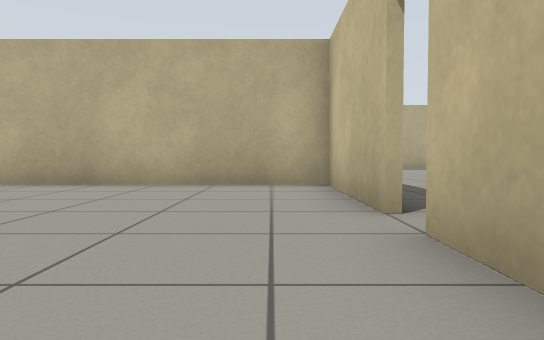
[1] (above)

24 first-person views from a walk through a world built for the Gazebo simulator. The camera is 0.5 m above the floor, tilts 2° down and sees 70° across. The floor is counted in squares, 1 m on a side. Each view is taken from the middle of a square. On the plan, view 1 faces up. The plan holds only what a view shows up to about 9 squares ahead; the rest is blank. The place goes on beyond the plan.

[2]
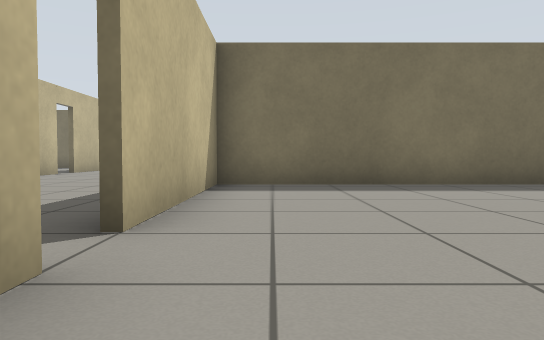

[3]
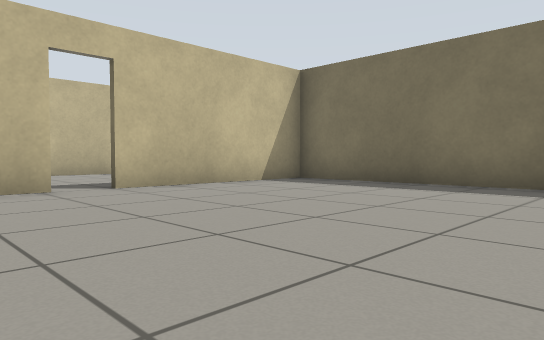

[4]
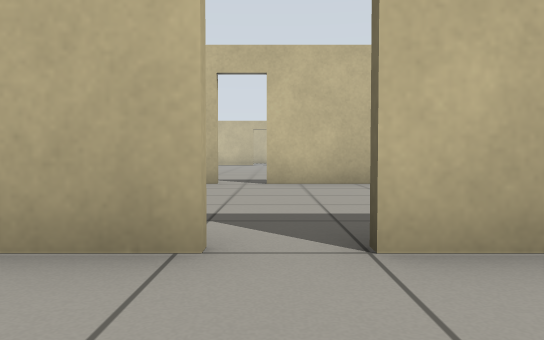

[5]
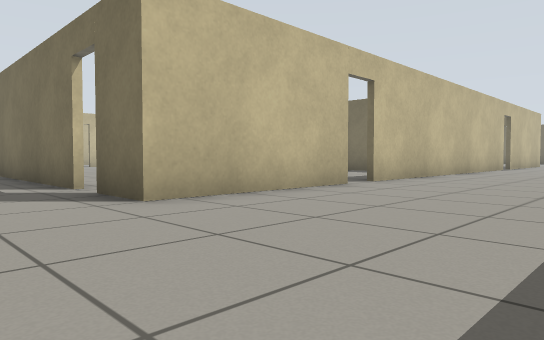

[6]
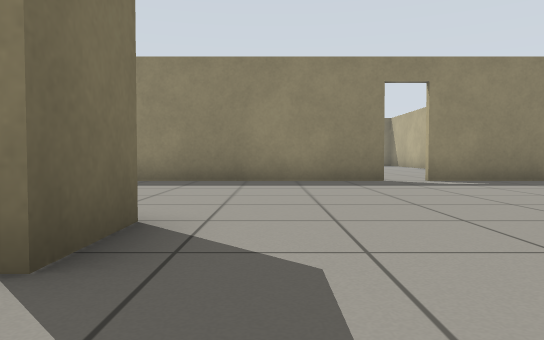

[7]
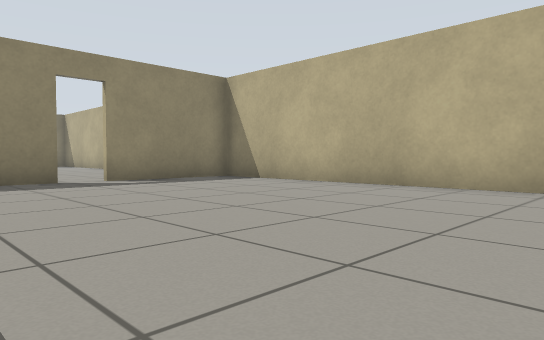

[8]
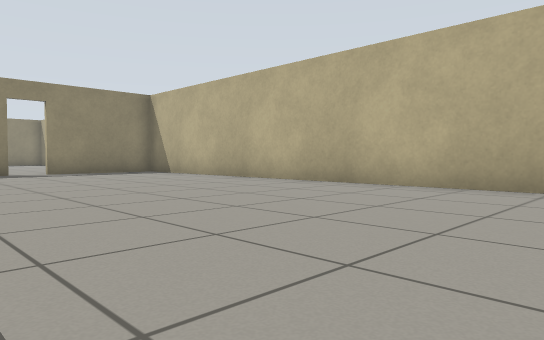

[9]
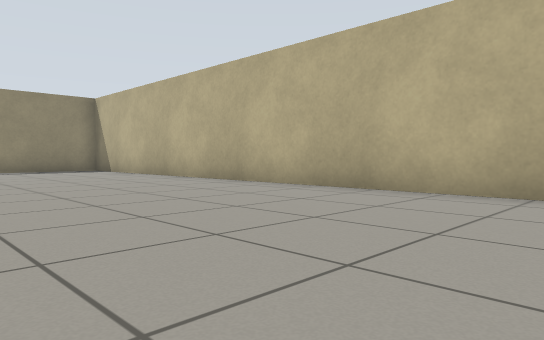

[10]
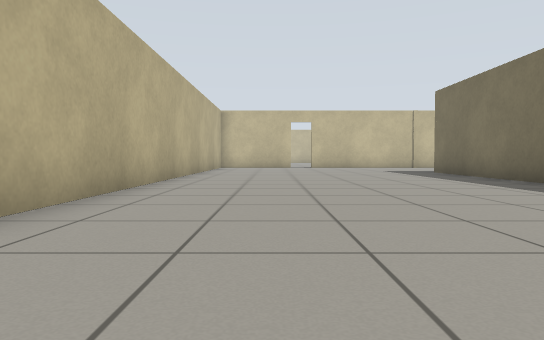

[11]
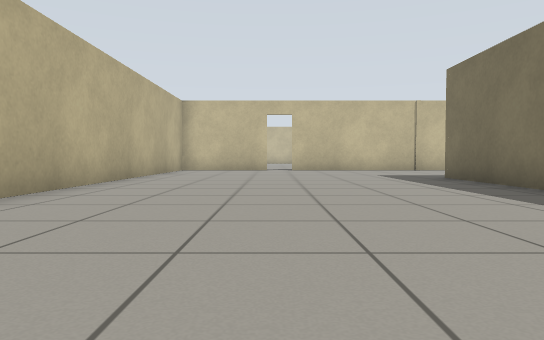

[12]
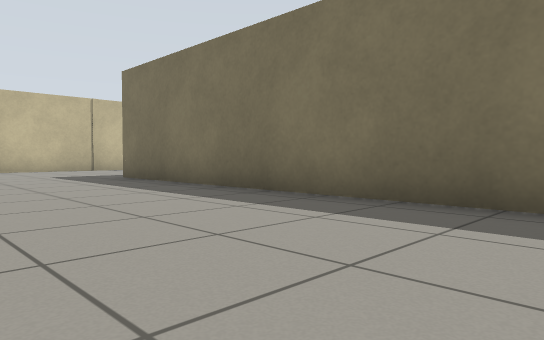

[13]
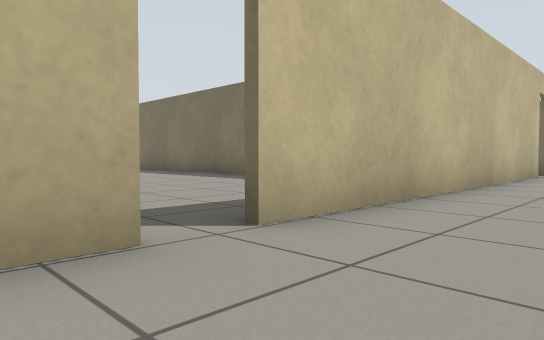

[14]
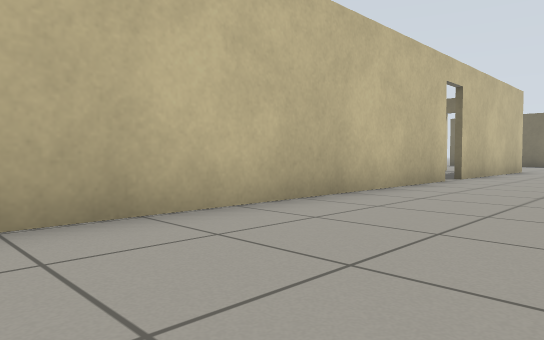

[15]
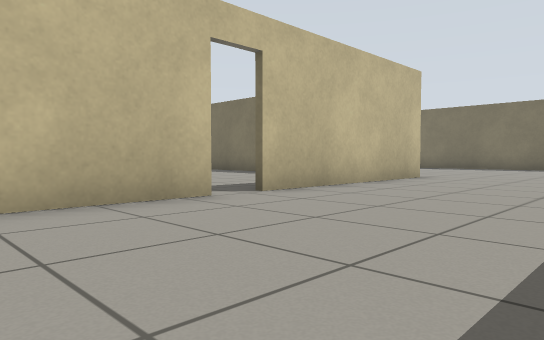

[16]
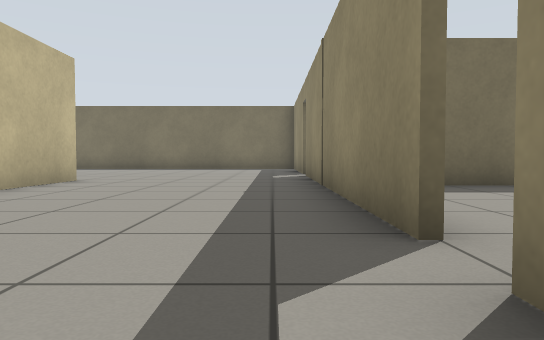

[17]
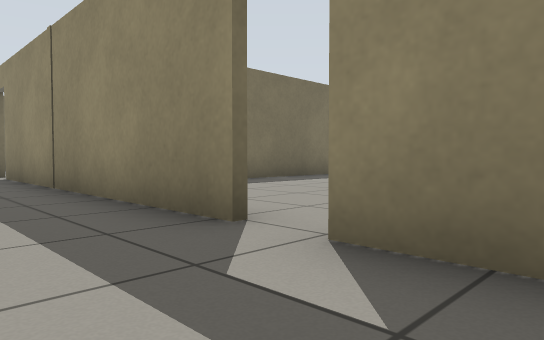

[18]
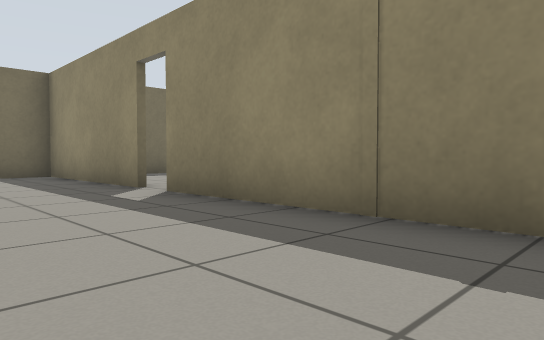

[19]
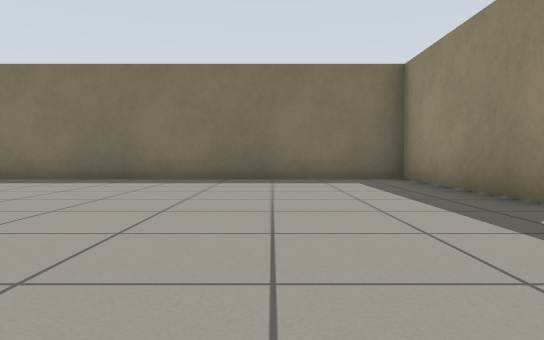

[20]
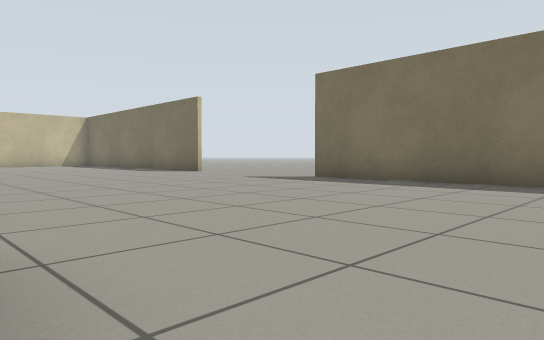

[21]
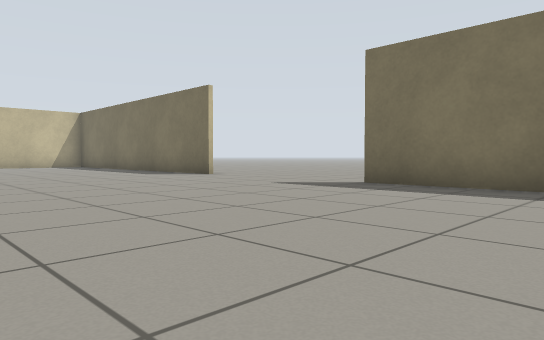

[22]
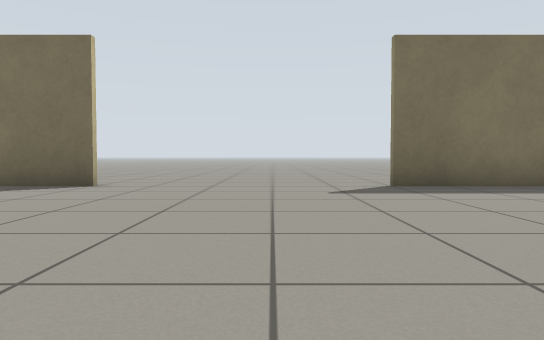

[23]
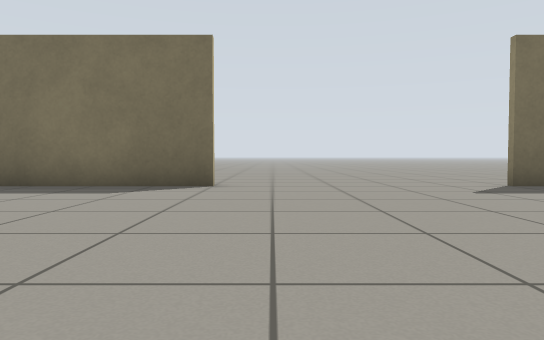

[24]
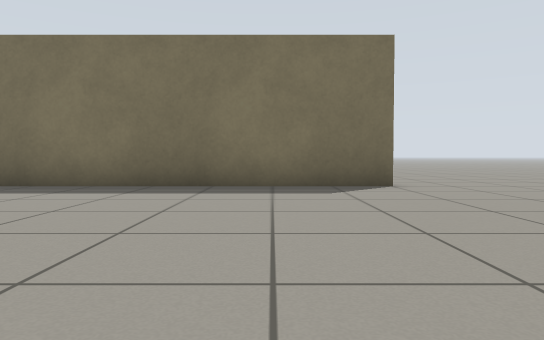

### Floor plan
Points are (right, up) in squares from view 1. A wall is a line through its corners. A room is listed if a view was taken in it or the views show most of it. See-through windows are left out.
Room 1 (views 1, 2, 3, 4)
walls: (1, 3.2) (1, 6.7) (-4.7, 6.7); (-4.9, -1.9) (1, -1.9) (1, 2.5)
ways out: open door at (1, 3) to room 2
Room 2 (views 5, 6, 7, 8, 9, 10, 11, 12, 13, 14, 15, 16, 17, 18, 19, 20, 21, 22, 23, 24)
walls: (6, -6) (6, 3.1); (1.1, -4.2) (1.1, -5.5); (1.1, -6.2) (1.1, -14.1); (6, -12.1) (6, -6.7); (6, 3.9) (6, 8) (7.4, 8); (1.1, -14.9) (1.1, -19.5) (11, -19.5); (8.3, 8) (21.1, 8); (1.1, 11.4) (1.1, 6.2); (15.9, -19.5) (21.5, -19.5); (1.1, 14.6) (1.1, 12.1); (21.1, 15.2) (2.4, 15.2)
ways out: open door at (1, 3) to room 1; open door at (1, -14.5); open door at (1, -6); open door at (1, 11.5); open door at (6, -6.5); open door at (6, 3.5); open door at (8, -12); open door at (8, 8)

Where each view was taken, in squares from view 1:
view 1: 0 up, 0 right, facing up
view 2: 5 up, 0 right, facing down
view 3: 5 up, 5 left, facing down-right
view 4: 3 up, 1 left, facing right
view 5: 10 up, 2 right, facing down-right
view 6: 9 up, 9 right, facing left
view 7: 9 up, 9 right, facing up-left
view 8: 9 up, 13 right, facing up-left
view 9: 10 up, 15 right, facing up-left
view 10: 13 up, 9 right, facing right
view 11: 12 up, 12 right, facing right
view 12: 12 up, 12 right, facing down-right
view 13: 5 up, 4 right, facing down-right
view 14: 2 up, 3 right, facing down-right
view 15: 3 down, 2 right, facing down-right
view 16: 4 down, 2 right, facing down
view 17: 4 down, 3 right, facing down-left
view 18: 9 down, 4 right, facing down-left
view 19: 11 down, 4 right, facing down
view 20: 12 down, 5 right, facing down-right
view 21: 13 down, 7 right, facing down-right
view 22: 13 down, 13 right, facing down
view 23: 13 down, 15 right, facing down
view 24: 13 down, 18 right, facing down
